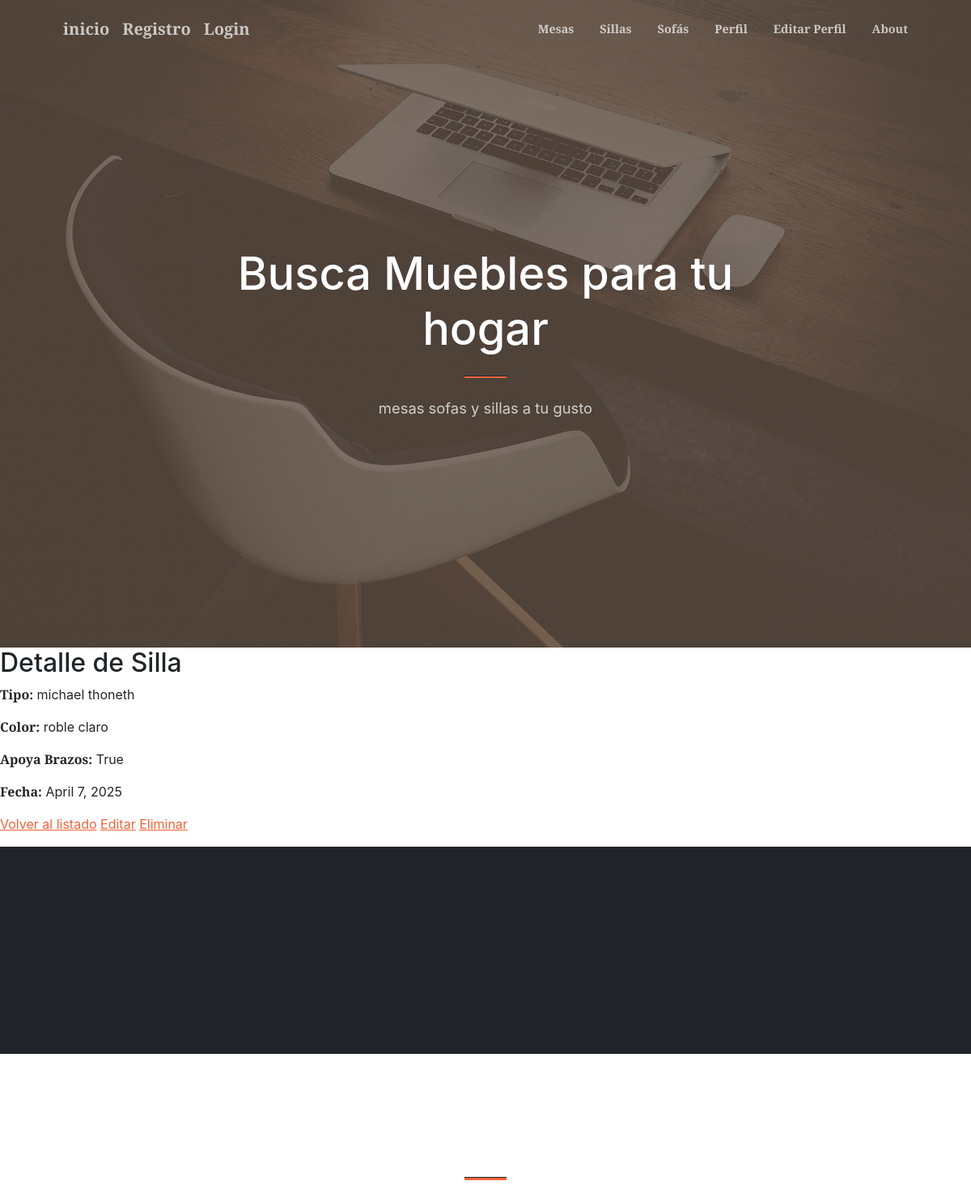
The app's page /sillas/6/ with its own data.
### mi_primer_app/models.py (models this page shows)
class Silla(models.Model):
    tipo              = models.CharField(max_length=50)
    color             = models.CharField(max_length=50)
    apoya_brazos      = models.BooleanField()
    fecha             = models.DateField()

### mi_primer_app/views.py (the view)
# urls.py: path('sillas/<int:pk>/',  SillaDetailView.as_view(), name='silla-detalle'),
class SillaDetailView(DetailView):
    model = Silla
    template_name = 'mi_primer_app/silla_detalle.html'
    context_object_name = 'silla'

### mi_primer_app/templates/mi_primer_app/silla_detalle.html
{% extends "padre.html" %}
{% block content %}
  <section id="silla-detalle" style="scroll-behavior: smooth; scroll-margin-top: 70px;">
    <h2>Detalle de Silla</h2>
    <p><strong>Tipo:</strong> {{ silla.tipo }}</p>
    <p><strong>Color:</strong> {{ silla.color }}</p>
    <p><strong>Apoya Brazos:</strong> {{ silla.apoya_brazos }}</p>
    <p><strong>Fecha:</strong> {{ silla.fecha }}</p>
    <p>
      <a href="{% url 'silla-lista' %}#silla-lista">Volver al listado</a>
      <a href="{% url 'silla-actualizar' silla.pk %}#silla-actualizar">Editar</a>
      <a href="{% url 'silla-borrar' silla.pk %}#silla-borrar">Eliminar</a>
    </p>
  </section>
{% endblock %}

### records on screen
Silla: tipo "michael thoneth", color "roble claro", apoya_brazos "True", fecha "April 7, 2025"
